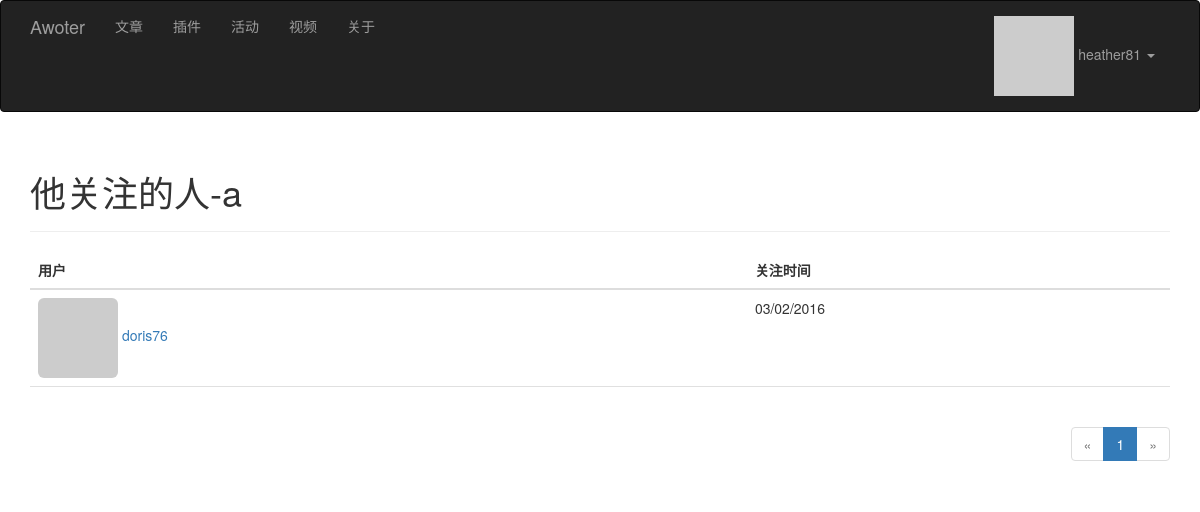
Screenshot of /followed-by/a (signed in) with the database file from the repository.
### app/models.py (models this page shows, shortened)
class User(UserMixin, db.Model):
    __tablename__ = 'users'
    id = db.Column(db.Integer, primary_key=True)
    email = db.Column(db.String(64), unique=True, index=True)
    username = db.Column(db.String(64), unique=True, index=True)
    role_id = db.Column(db.Integer, db.ForeignKey('roles.id'))
    password_hash = db.Column(db.String(128))
    confirmed = db.Column(db.Boolean, default=False)
    nickname = db.Column(db.String(64))
    location = db.Column(db.String(64))
    about_me = db.Column(db.Text())
    member_since = db.Column(db.DateTime(), default=datetime.utcnow)
    last_seen = db.Column(db.DateTime(), default=datetime.utcnow)
    avatar_hash = db.Column(db.String(32))
    posts = db.relationship('Post', backref='author', lazy='dynamic')
    comments = db.relationship('Comment', backref='author', lazy='dynamic')
    followed = db.relationship('Follow',
                               foreign_keys=[Follow.follower_id],
                               backref=db.backref('follower', lazy='joined'),
                               lazy='dynamic',
                               cascade='all, delete-orphan')
    followers = db.relationship('Follow',
                                foreign_keys=[Follow.followed_id],
                                backref=db.backref('followed', lazy='joined'),
                                lazy='dynamic',
                                cascade='all, delete-orphan')
    @property
    def password(self):
        raise AttributeError(u'密码不应该可直接读取！')
    def can(self, permissions):
        return self.role is not None and \
               (self.role.permissions & permissions) == permissions
    def ping(self):
        self.last_seen = datetime.utcnow()
        db.session.add(self)
    def gravatar(self,  size=100, default='identicon', rating='g'):
        if request.is_secure:
            url = 'https://secure.gravatar.com/avatar'
        else:
            url = 'https://www.gravatar.com/avatar'
        hash = self.avatar_hash or hashlib.md5(self.email.encode('utf-8')).hexdigest()
        return '{url}/{hash}?s={size}&d={default}&r={rating}'.format(
            url=url, hash=hash, size=size, default=default, rating=rating)

class Follow(db.Model):
    __tablename__ = 'follows'
    follower_id = db.Column(db.Integer, db.ForeignKey('users.id'),
                            primary_key=True)
    followed_id = db.Column(db.Integer, db.ForeignKey('users.id'),
                            primary_key=True)
    timestamp = db.Column(db.DateTime, default=datetime.utcnow)

### app/main/views.py (the view)
@main.route('/followed-by/<username>')
def followed_by(username):
    user = User.query.filter_by(username=username).first()
    if user is None:
        flash(u'非法用户！')
        return redirect(url_for('main.index'))
    page = request.args.get('page', 1, type=int)
    pagination = user.followed.paginate(
        page, per_page=current_app.config['AWOTER_FOLLOWERS_PER_PAGE'],
        error_out=False)
    follows = [{'user': item.followed, 'timestamp': item.timestamp}
               for item in pagination.items]
    return render_template('followers.html', user=user, title=u"他关注的人",
                           endpoint='main.followed_by', pagination=pagination,
                           follows=follows)

### app/auth/views.py (called while the page is built)
@auth.before_app_request
def before_request():
    if current_user.is_authenticated \
            and not current_user.confirmed \
            and request.endpoint[:5] != 'auth.' \
            and request.endpoint != 'static':
        return redirect(url_for('auth.unconfirmed'))

@auth.before_app_request
def before_request():
    if current_user.is_authenticated:
        current_user.ping()
        if not current_user.confirmed \
                and request.endpoint[:5] != 'auth.':
            return redirect(url_for('auth.unconfirmed'))

### app/main/__init__.py (called while the page is built)
@main.app_context_processor
def inject_permissions():
    return dict(Permission=Permission)

### app/models.py (called while the page is built)
@login_manager.user_loader
def load_user(user_id):
    return User.query.get(int(user_id))

### app/templates/followers.html (shortened to what this page needs)
{% extends "base.html" %}
{% import "_macros.html" as macros %}
{% block page_content %}
<div class="page-header">
    <h1>{{ title }}-{{ user.username }}</h1>
</div>
<table class="table table-hover followers">
    <thead><tr><th>用户</th><th>关注时间</th></tr></thead>
    {% for follow in follows %}
    {% if follow.user != user %}
    <tr>
        <td>
            <a href="{{ url_for('main.user_page', username = follow.user.username) }}">
                <img class="img-rounded" src="{{ follow.user.gravatar(size=32) }}">
                {{ follow.user.username }}
            </a>
        </td>
        <td>{{ moment(follow.timestamp).format('L') }}</td>
    </tr>
    {% endif %}
    {% endfor %}
</table>
<div class="pagination">
    {{ macros.pagination_widget(pagination, endpoint, username = user.username) }}
</div>
{% endblock %}

### app/templates/base.html (shortened to what this page needs)
{%  extends "bootstrap/base.html" %}
{% block head %}
{{ super() }}
<link rel="stylesheet" type="text/css" href="{{ url_for('static', filename='styles.css') }}">
{% endblock %}
{% block navbar %}
<div class ="navbar navbar-inverse " role="navigation">
    <div class="container">
        <div class="navbar-header">
            <a class="navbar-brand" href="/">Awoter</a>
        </div>
        <div class="navbar-collapse collapse">
            <ul class="nav navbar-nav">
                <li><a href="{{ url_for('main.doc') }}">文章</a></li>
                <li><a href="{{ url_for('main.res_mods') }}">插件</a></li>
                <li><a href="{{ url_for('main.hd') }}">活动</a></li>
                <li><a href="{{ url_for('main.video') }}">视频</a></li>
                <li><a href="{{ url_for('main.about') }}">关于</a></li>
            </ul>
            <ul class="nav navbar-nav navbar-right">
                {% if current_user.is_authenticated %}
                <li class="dropdown">
                    <a href="#" class="dropdown-toggle" data-toggle="dropdown">
                        <img src="{{ current_user.gravatar(size=18) }}">
                        {{ current_user.username }} <b class="caret"></b>
                    </a>
                </li>
                {% else %}
                    <li><a href="{{ url_for('auth.login') }}">登陆</a></li>
                {% endif %}
            </ul>
        </div>
    </div>
</div>
{% endblock %}
{% block content %}
<div class="container">
    {% block page_content %}{% endblock %}
</div>
{% endblock %}

### app/static/styles.css (style rules this page uses)
div.pagination { width: 100%; text-align: right; padding: 0px; margin: 0px; }
.table.followers tr { border-bottom: 1px solid #e0e0e0; }

### rows the page displays
User: username "heather81"
User: username "a"
User: user.username "doris76"
Follow: timestamp "03/02/2016"

### other values shown
{{ title }} "他关注的人"
{{ p }} "1"
